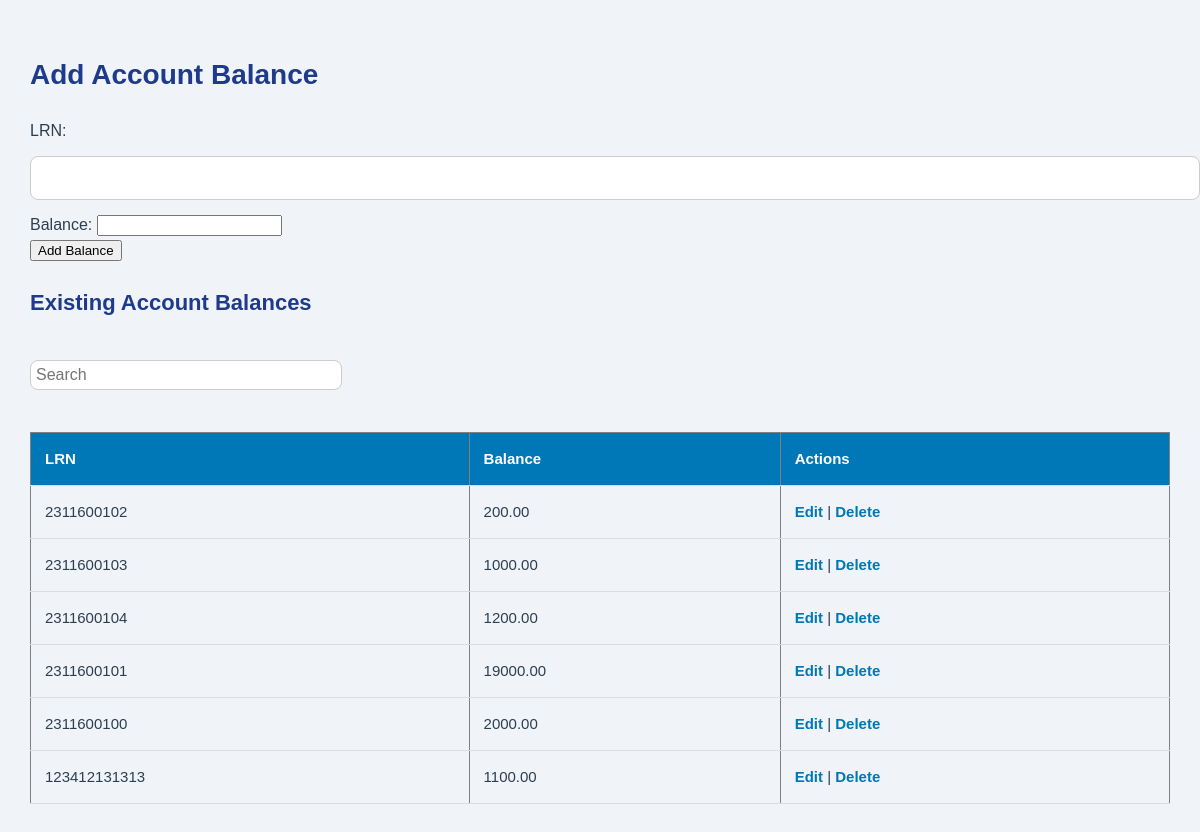
The page /balance.php on the database as committed earlier.
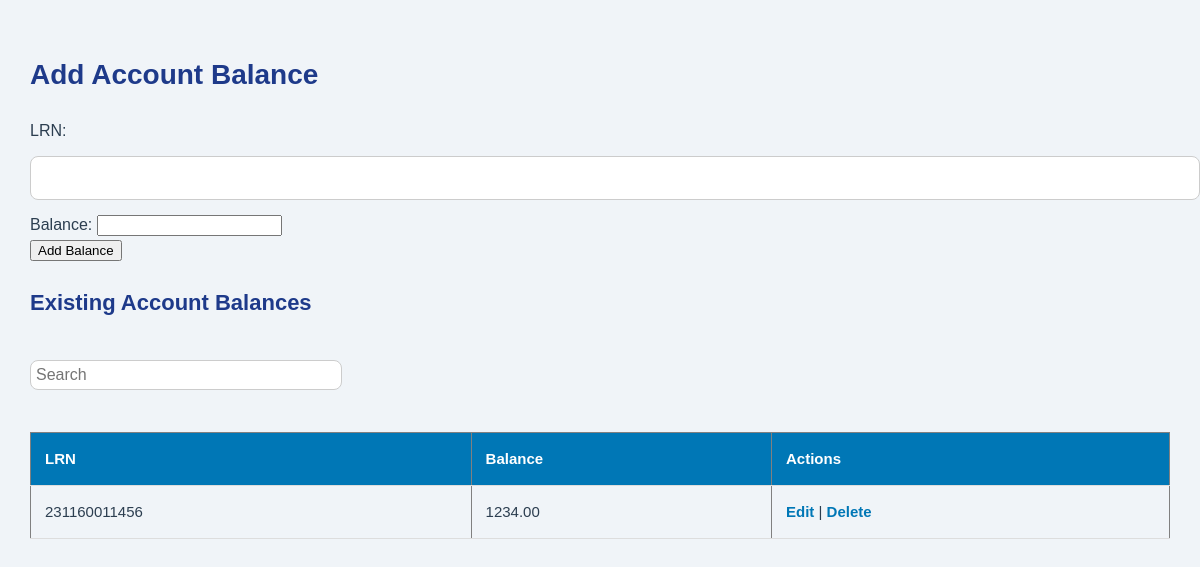
The same page on the database as committed later.
### tables this page shows
CREATE TABLE `account_balance` (
  `id` int(11) NOT NULL,
  `student_id` bigint(50) NOT NULL,
  `balance` varchar(50) NOT NULL
);

### balance.php (the view, shortened to what this page needs)
<?php
include 'db.php';
?>
<!DOCTYPE html>
<html lang="en">
<head>
    <link rel="stylesheet" type="text/css" href="css/admin.css">
</head>
<body>
</body>
</html>
<h2>Add Account Balance</h2>
<form method="POST" action="balance.php">
    LRN: <input type="text" name="student_id" required><br>
    Balance: <input type="number" step="0.01" name="balance" required><br>
    <input type="submit" value="Add Balance">
</form>
<h3>Existing Account Balances</h3>
<input type="text" id="searchInput" placeholder="Search" style="margin-top: 20px; padding: 5px; width: 300px;">
<table border="1" cellpadding="5">
    <tr><th>LRN</th><th>Balance</th><th>Actions</th></tr>
    <?php
    $result = $conn->query("SELECT * FROM account_balance");
    while ($row = $result->fetch_assoc()) {
        echo "<tr>
            <td>{$row['student_id']}</td>
            <td>{$row['balance']}</td>
            <td>
                <a href='balance.php?edit={$row['student_id']}'>Edit</a> |
                <a href='balance.php?delete={$row['student_id']}' onclick='return confirm(\"Delete this balance?\")'>Delete</a>
            </td>
        </tr>";
    }
    ?>
</table>

### css/admin.css (style rules this page uses)
body { font-family: 'Poppins', sans-serif; background: #f0f4f8; color: #2c3e50; margin: 0; padding: 30px; line-height: 1.6; }
h2, h3 { color: #1e3a8a; margin-bottom: 20px; font-weight: 700; }
h2 { font-size: 28px; }
h3 { font-size: 22px; }
input[type="text"] { width: 100%; padding: 12px 14px; margin: 12px 0; border: 1px solid #ccc; border-radius: 8px; font-size: 16px; background: #fff; }
table { width: 100%; margin-top: 30px; border-collapse: collapse; }
th, td { padding: 14px; text-align: left; border-bottom: 1px solid #ddd; font-size: 15px; }
th { background-color: #0077b6; color: #fff; }
a { color: #0077b6; text-decoration: none; font-weight: 600; }

Rows that differ between the two databases and show on the page:
removed account_balance: student "2311600102", balance "200.00"
removed account_balance: student "2311600103", balance "1000.00"
removed account_balance: student "2311600104", balance "1200.00"
removed account_balance: student "2311600101", balance "19000.00"
removed account_balance: student "2311600100", balance "2000.00"
removed account_balance: student "123412131313", balance "1100.00"
added account_balance: student "231160011456", balance "1234.00"
